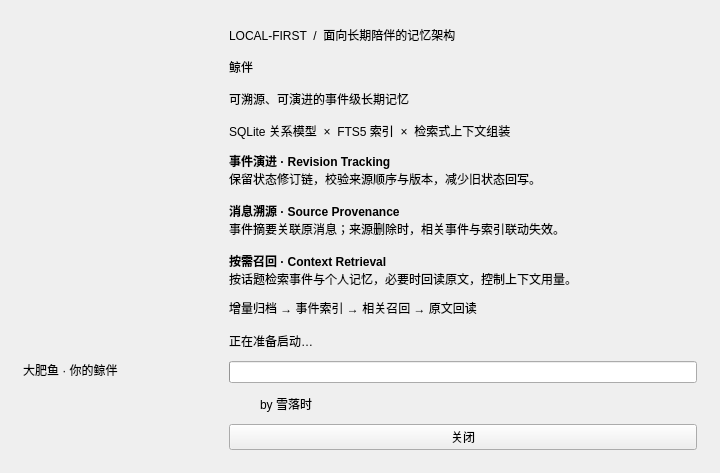
<?xml version='1.0' encoding='utf-8'?>
<ui version="4.0">
 <class>LauncherWindow</class>
 <widget class="QMainWindow" name="LauncherWindow">
  <property name="windowTitle">
   <string>鲸伴 · 正在启动</string>
  </property>
  <property name="minimumSize">
   <size>
    <width>720</width>
    <height>440</height>
   </size>
  </property>
  <widget class="QWidget" name="centralwidget">
   <layout class="QVBoxLayout" name="outerLayout">
    <property name="leftMargin">
     <number>14</number>
    </property>
    <property name="topMargin">
     <number>14</number>
    </property>
    <property name="rightMargin">
     <number>14</number>
    </property>
    <property name="bottomMargin">
     <number>14</number>
    </property>
    <item>
     <widget class="QFrame" name="panel">
      <layout class="QHBoxLayout" name="panelLayout">
       <property name="spacing">
        <number>26</number>
       </property>
       <item>
        <layout class="QVBoxLayout" name="graphicLayout">
         <item>
          <widget class="QLabel" name="characterLabel">
           <property name="text">
            <string />
           </property>
           <property name="minimumSize">
            <size>
             <width>180</width>
             <height>240</height>
            </size>
           </property>
           <property name="maximumSize">
            <size>
             <width>180</width>
             <height>240</height>
            </size>
           </property>
          </widget>
         </item>
         <item>
          <widget class="QLabel" name="engineLabel">
           <property name="text">
            <string>大肥鱼 · 你的鲸伴</string>
           </property>
          </widget>
         </item>
        </layout>
       </item>
       <item>
        <layout class="QVBoxLayout" name="infoLayout">
         <property name="spacing">
          <number>9</number>
         </property>
         <item>
          <widget class="QLabel" name="brandLabel">
           <property name="text">
            <string>LOCAL-FIRST  /  面向长期陪伴的记忆架构</string>
           </property>
          </widget>
         </item>
         <item>
          <widget class="QLabel" name="titleLabel">
           <property name="text">
            <string>鲸伴</string>
           </property>
          </widget>
         </item>
         <item>
          <widget class="QLabel" name="subtitleLabel">
           <property name="text">
            <string>可溯源、可演进的事件级长期记忆</string>
           </property>
          </widget>
         </item>
         <item>
          <widget class="QLabel" name="descriptionLabel">
           <property name="text">
            <string>SQLite 关系模型  ×  FTS5 索引  ×  检索式上下文组装</string>
           </property>
          </widget>
         </item>
         <item>
          <widget class="QLabel" name="schemaLabel">
           <property name="text">
            <string>&lt;b&gt;事件演进 · Revision Tracking&lt;/b&gt;&lt;br/&gt;保留状态修订链，校验来源顺序与版本，减少旧状态回写。&lt;br/&gt;&lt;br/&gt;&lt;b&gt;消息溯源 · Source Provenance&lt;/b&gt;&lt;br/&gt;事件摘要关联原消息；来源删除时，相关事件与索引联动失效。&lt;br/&gt;&lt;br/&gt;&lt;b&gt;按需召回 · Context Retrieval&lt;/b&gt;&lt;br/&gt;按话题检索事件与个人记忆，必要时回读原文，控制上下文用量。</string>
           </property>
           <property name="wordWrap">
            <bool>true</bool>
           </property>
           <property name="textFormat">
            <enum>Qt::RichText</enum>
           </property>
          </widget>
         </item>
         <item>
          <widget class="QLabel" name="featuresLabel">
           <property name="text">
            <string>增量归档 → 事件索引 → 相关召回 → 原文回读</string>
           </property>
           <property name="textFormat">
            <enum>Qt::RichText</enum>
           </property>
           <property name="wordWrap">
            <bool>true</bool>
           </property>
          </widget>
         </item>
         <item>
          <widget class="QLabel" name="statusLabel">
           <property name="text">
            <string>正在准备启动…</string>
           </property>
          </widget>
         </item>
         <item>
          <widget class="QProgressBar" name="progressBar">
           <property name="value">
            <number>0</number>
           </property>
           <property name="textVisible">
            <bool>false</bool>
           </property>
          </widget>
         </item>
         <item>
          <layout class="QHBoxLayout" name="authorLayout">
           <item>
            <widget class="QLabel" name="authorAvatarLabel">
             <property name="text">
              <string />
             </property>
             <property name="maximumSize">
              <size>
               <width>22</width>
               <height>22</height>
              </size>
             </property>
            </widget>
           </item>
           <item>
            <widget class="QLabel" name="authorLabel">
             <property name="text">
              <string>by 雪落时</string>
             </property>
            </widget>
           </item>
          </layout>
         </item>
         <item>
          <widget class="QPushButton" name="closeButton">
           <property name="text">
            <string>关闭</string>
           </property>
           <property name="visible">
            <bool>false</bool>
           </property>
          </widget>
         </item>
        </layout>
       </item>
      </layout>
     </widget>
    </item>
   </layout>
  </widget>
 </widget>
 <resources />
 <connections />
</ui>
